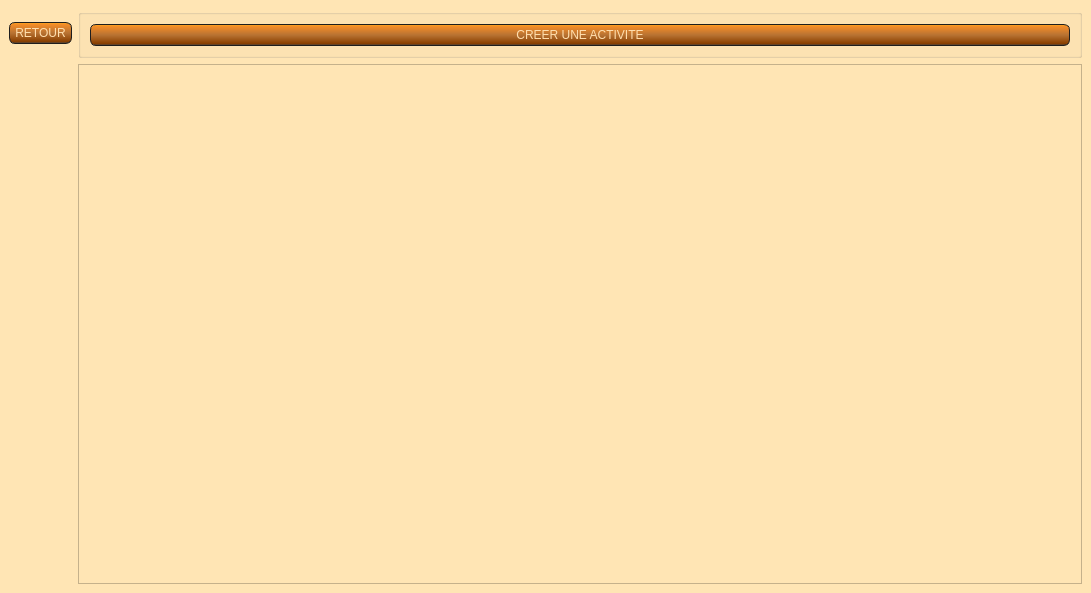
<?xml version="1.0" encoding="UTF-8"?>
<ui version="4.0">
 <class>liste_activite</class>
 <widget class="QMainWindow" name="liste_activite">
  <property name="geometry">
   <rect>
    <x>0</x>
    <y>0</y>
    <width>1091</width>
    <height>593</height>
   </rect>
  </property>
  <property name="windowTitle">
   <string>AssoGestion - Liste activités - AMSE</string>
  </property>
  <property name="styleSheet">
   <string notr="true">QWidget
{
    background-color: #FFE5B4;
}
QLineEdit
{
    background-color: QLinearGradient( x1: 0, y1: 0, x2: 0, y2: 1, stop: 0 #FFDEAD, stop: 0.1 #FAD5A5, stop: 0.5 #F4BB44, stop: 0.9 #FFAC1C, stop: 1 #E49B0F);
    padding: 1px;
    border-style: solid;
    border: 1px solid #1e1e1e;
    border-radius: 5;
}

QPushButton
{
    color: #FFDEAD;
    background-color: QLinearGradient( x1: 0, y1: 0, x2: 0, y2: 1, stop: 0 #FFAC1C, stop: 0.1 #F28C28, stop: 0.5 #B87333, stop: 0.9 #8B4000, stop: 1 #464646);
    border-width: 1px;
    border-color: #1e1e1e;
    border-style: solid;
    border-radius: 6;
    padding: 3px;
    font-size: 12px;
    padding-left: 5px;
    padding-right: 5px;
    min-width: 40px;
}

QPushButton:pressed
{
    background-color: QLinearGradient( x1: 0, y1: 0, x2: 0, y2: 1, stop: 0 #2d2d2d, stop: 0.1 #2b2b2b, stop: 0.5 #292929, stop: 0.9 #282828, stop: 1 #252525);
}

QComboBox
{
	color: #FFDEAD;
    selection-background-color: #FFDEAD;
    background-color: QLinearGradient( x1: 0, y1: 0, x2: 0, y2: 1, stop: 0 #FFAC1C, stop: 0.1 #F28C28, stop: 0.5 #B87333, stop: 0.9 #8B4000, stop: 1 #464646);
    border-style: solid;
    border: 1px solid #1e1e1e;
    border-radius: 5;
}

QComboBox:hover,QPushButton:hover
{
    border: 2px solid QLinearGradient( x1: 0, y1: 0, x2: 0, y2: 1, stop: 0 #FFAC1C, stop: 1 #F28C28);
}


QComboBox:on
{
    padding-top: 3px;
    padding-left: 4px;
    background-color: QLinearGradient( x1: 0, y1: 0, x2: 0, y2: 1, stop: 0 #2d2d2d, stop: 0.1 #2b2b2b, stop: 0.5 #292929, stop: 0.9 #282828, stop: 1 #252525);
    selection-background-color: #ffaa00;
}

QComboBox QAbstractItemView
{
    border: 2px solid darkgray;
    selection-background-color: QLinearGradient( x1: 0, y1: 0, x2: 0, y2: 1, stop: 0 #ffa02f, stop: 1 #d7801a);
}

QComboBox::drop-down
{
     subcontrol-origin: padding;
     subcontrol-position: top right;
     width: 15px;

     border-left-width: 0px;
     border-left-color: darkgray;
     border-left-style: solid; /* just a single line */
     border-top-right-radius: 3px; /* same radius as the QComboBox */
     border-bottom-right-radius: 3px;
 }


QScrollBar:horizontal {
     border: 1px solid #222222;
     background: QLinearGradient( x1: 0, y1: 0, x2: 0, y2: 1, stop: 0.0 #121212, stop: 0.2 #282828, stop: 1 #484848);
     height: 7px;
     margin: 0px 16px 0 16px;
}

QScrollBar::handle:horizontal
{
      background: QLinearGradient( x1: 0, y1: 0, x2: 1, y2: 0, stop: 0 #ffa02f, stop: 0.5 #d7801a, stop: 1 #ffa02f);
      min-height: 20px;
      border-radius: 2px;
}

QScrollBar::add-line:horizontal {
      border: 1px solid #1b1b19;
      border-radius: 2px;
      background: QLinearGradient( x1: 0, y1: 0, x2: 1, y2: 0, stop: 0 #ffa02f, stop: 1 #d7801a);
      width: 14px;
      subcontrol-position: right;
      subcontrol-origin: margin;
}

QScrollBar::sub-line:horizontal {
      border: 1px solid #1b1b19;
      border-radius: 2px;
      background: QLinearGradient( x1: 0, y1: 0, x2: 1, y2: 0, stop: 0 #ffa02f, stop: 1 #d7801a);
      width: 14px;
     subcontrol-position: left;
     subcontrol-origin: margin;
}

QScrollBar::right-arrow:horizontal, QScrollBar::left-arrow:horizontal
{
      border: 1px solid black;
      width: 1px;
      height: 1px;
      background: white;
}

QScrollBar::add-page:horizontal, QScrollBar::sub-page:horizontal
{
      background: none;
}

QScrollBar:vertical
{
      background: QLinearGradient( x1: 0, y1: 0, x2: 1, y2: 0, stop: 0.0 #121212, stop: 0.2 #282828, stop: 1 #484848);
      width: 7px;
      margin: 16px 0 16px 0;
      border: 1px solid #222222;
}

QScrollBar::handle:vertical
{
      background: QLinearGradient( x1: 0, y1: 0, x2: 0, y2: 1, stop: 0 #ffa02f, stop: 0.5 #d7801a, stop: 1 #ffa02f);
      min-height: 20px;
      border-radius: 2px;
}

QScrollBar::add-line:vertical
{
      border: 1px solid #1b1b19;
      border-radius: 2px;
      background: QLinearGradient( x1: 0, y1: 0, x2: 0, y2: 1, stop: 0 #ffa02f, stop: 1 #d7801a);
      height: 14px;
      subcontrol-position: bottom;
      subcontrol-origin: margin;
}

QScrollBar::sub-line:vertical
{
      border: 1px solid #1b1b19;
      border-radius: 2px;
      background: QLinearGradient( x1: 0, y1: 0, x2: 0, y2: 1, stop: 0 #d7801a, stop: 1 #ffa02f);
      height: 14px;
      subcontrol-position: top;
      subcontrol-origin: margin;
}

QScrollBar::up-arrow:vertical, QScrollBar::down-arrow:vertical
{
      border: 1px solid black;
      width: 1px;
      height: 1px;
      background: white;
}


QScrollBar::add-page:vertical, QScrollBar::sub-page:vertical
{
      background: none;
}

QHeaderView::section:horizontal
{
    background-color: QLinearGradient( x1: 0, y1: 0, x2: 0, y2: 1, stop: 0 #FFAC1C, stop: 0.1 #F28C28, stop: 0.5 #B87333, stop: 0.9 #8B4000, stop: 1 #464646);
    color: #FFDEAD;;
    padding-left: 4px;
    border: 1px solid #6c6c6c;
}
QHeaderView::section:vertical
{
    background-color: QLinearGradient( x1: 0, y1: 0, x2: 0, y2: 1, stop: 0 #FFAC1C, stop: 0.1 #F28C28, stop: 0.5 #B87333, stop: 0.9 #8B4000, stop: 1 #464646);
    color: #FFDEAD;;
    padding-left: 4px;
    border: 1px solid #6c6c6c;
}
QTableWidget QTableCornerButton::section {
    background-color: QLinearGradient( x1: 0, y1: 0, x2: 0, y2: 1, stop: 0 #FFAC1C, stop: 0.1 #F28C28, stop: 0.5 #B87333, stop: 0.9 #8B4000, stop: 1 #464646);
}
QTableWidget::item:selected{ background-color: QLinearGradient( x1: 0, y1: 0, x2: 0, y2: 1, stop: 0 #FFDEAD, stop: 0.1 #FAD5A5, stop: 0.5 #F4BB44, stop: 0.9 #FFAC1C, stop: 1 #E49B0F); }

QDateEdit
{
border : 2px solid #E49B0F;
background-color : QLinearGradient( x1: 0, y1: 0, x2: 0, y2: 1, stop: 0 #FFDEAD, stop: 0.1 #FAD5A5, stop: 0.5 #F4BB44, stop: 0.9 #FFAC1C, stop: 1 #E49B0F);;
padding : 5px;
}
QDateEdit::up-arraow
{
border : 2px solid black;
background-color : lightgreen;

}
QDateEdit::down-arrow
{
background-color : #E49B0F;
}

QTabWidget::tab-bar {
   border: 1px solid #E49B0F;
}

QTabBar::tab {
  background: #8B4000;
  color: white;
  padding: 10px;
 }

 QTabBar::tab:selected {
  background: #E49B0F;
 }

QTabWidget::pane { 
   border: none;
}</string>
  </property>
  <widget class="QWidget" name="centralwidget">
   <layout class="QGridLayout" name="gridLayout">
    <item row="0" column="1">
     <widget class="QGroupBox" name="groupBox">
      <property name="title">
       <string/>
      </property>
      <layout class="QGridLayout" name="gridLayout_2">
       <item row="0" column="0">
        <widget class="QPushButton" name="button_creation_activite">
         <property name="text">
          <string>CREER UNE ACTIVITE</string>
         </property>
         <property name="icon">
          <iconset>
           <normaloff>image/sign-in-alt.png</normaloff>image/sign-in-alt.png</iconset>
         </property>
        </widget>
       </item>
      </layout>
     </widget>
    </item>
    <item row="1" column="1">
     <widget class="QTableWidget" name="tab_activite">
      <property name="editTriggers">
       <set>QAbstractItemView::NoEditTriggers</set>
      </property>
      <property name="sortingEnabled">
       <bool>true</bool>
      </property>
     </widget>
    </item>
    <item row="0" column="0">
     <widget class="QPushButton" name="button_retour">
      <property name="text">
       <string>RETOUR</string>
      </property>
     </widget>
    </item>
   </layout>
  </widget>
 </widget>
 <tabstops>
  <tabstop>button_creation_activite</tabstop>
  <tabstop>tab_activite</tabstop>
 </tabstops>
 <resources/>
 <connections/>
</ui>
